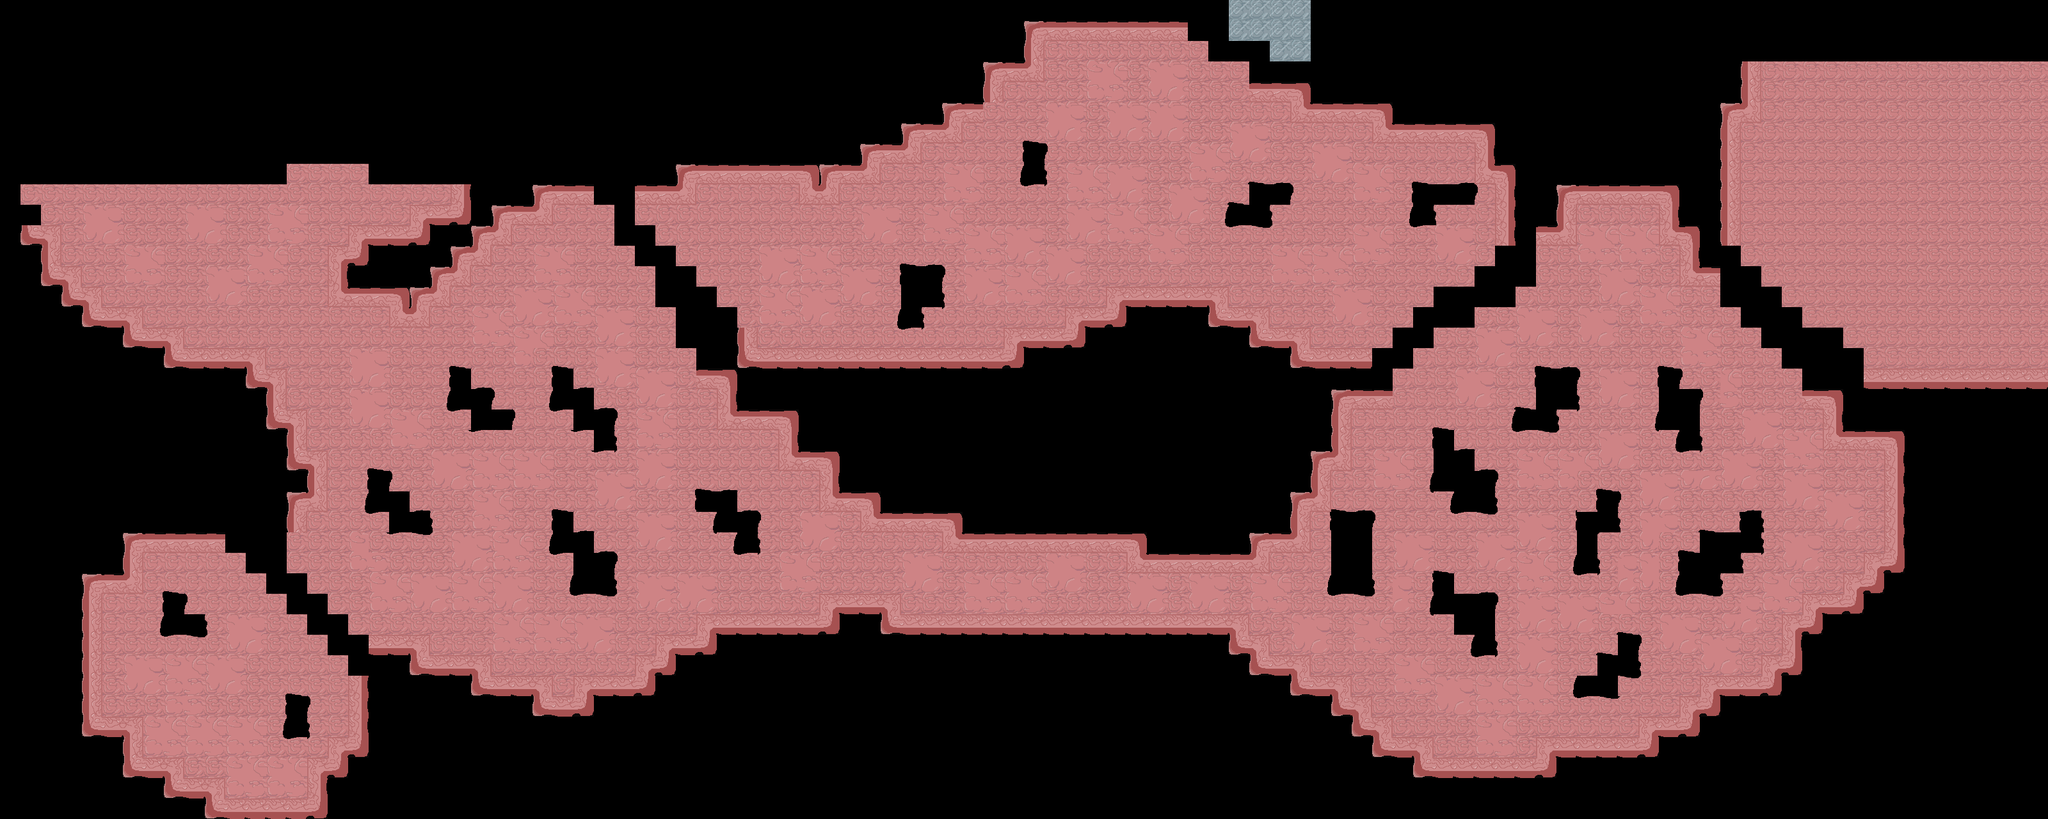

A level layout from a 2D game, rendered from its tile map. Below: a short description, then the map file with tile-grid data replaced by summaries:
An orthogonal 100x40 tile map with 32x32 px tiles, 6 tile layers (trou, Calque de Tuiles 1, portail1, portail4, ...), 4 hidden layers not drawn and 3 objects.

<map version="1.5" tiledversion="1.7.2" orientation="orthogonal" renderorder="right-down" width="100" height="40" tilewidth="32" tileheight="32" infinite="0" nextlayerid="12" nextobjectid="6">
 <editorsettings>
  <export target="map.json" format="json" />
 </editorsettings>
 <tileset firstgid="1" name="tileset" tilewidth="32" tileheight="32" tilecount="112" columns="16">
  <image source="assets/tileset.png" width="512" height="224" />
  <tile id="1">
   <properties>
    <property name="estSolide" type="bool" value="false" />
    <property name="trou" type="bool" value="true" />
   </properties>
  </tile>
  <tile id="2">
   <properties>
    <property name="portail4" type="bool" value="true" />
   </properties>
  </tile>
  <tile id="4">
   <properties>
    <property name="estSolide" type="bool" value="true" />
   </properties>
  </tile>
  <tile id="5">
   <properties>
    <property name="estSolide" type="bool" value="true" />
   </properties>
  </tile>
  <tile id="6">
   <properties>
    <property name="estSolide" type="bool" value="true" />
   </properties>
  </tile>
  <tile id="16">
   <properties>
    <property name="portail1" type="bool" value="true" />
   </properties>
  </tile>
  <tile id="17">
   <properties>
    <property name="estSolide" type="bool" value="true" />
   </properties>
  </tile>
  <tile id="18">
   <properties>
    <property name="portail3" type="bool" value="true" />
   </properties>
  </tile>
  <tile id="20">
   <properties>
    <property name="estSolide" type="bool" value="true" />
   </properties>
  </tile>
  <tile id="22">
   <properties>
    <property name="estSolide" type="bool" value="true" />
   </properties>
  </tile>
  <tile id="36">
   <properties>
    <property name="estSolide" type="bool" value="true" />
   </properties>
  </tile>
  <tile id="37">
   <properties>
    <property name="estSolide" type="bool" value="true" />
   </properties>
  </tile>
  <tile id="38">
   <properties>
    <property name="estSolide" type="bool" value="true" />
   </properties>
  </tile>
  <tile id="67">
   <properties>
    <property name="estSolide" type="bool" value="true" />
   </properties>
  </tile>
  <tile id="68">
   <properties>
    <property name="estSolide" type="bool" value="true" />
   </properties>
  </tile>
  <tile id="83">
   <properties>
    <property name="estSolide" type="bool" value="true" />
   </properties>
  </tile>
  <tile id="84">
   <properties>
    <property name="estSolide" type="bool" value="true" />
   </properties>
  </tile>
 </tileset>
 <imagelayer id="4" name="background" visible="0" opacity="0.37" offsetx="-586.326" offsety="-1684.21">
  <image source="assets/map_test_02.png" width="4500" height="3300" />
 </imagelayer>
 <imagelayer id="5" name="neurone" visible="0">
  <image source="assets/fond.png" width="128" height="96" />
 </imagelayer>
 <imagelayer id="6" name="neurone_1" visible="0" parallaxx="0.9" parallaxy="0.9">
  <image source="assets/neurone_1.png" width="128" height="96" />
 </imagelayer>
 <imagelayer id="7" name="neurone_2" visible="0" parallaxx="0.8" parallaxy="0.8">
  <image source="assets/neurone_2.png" width="128" height="96" />
 </imagelayer>
 <layer id="3" name="trou" width="100" height="40">
  <data>[4000 cells, 1551 non-empty, 1 distinct tile ids]</data>
 </layer>
 <layer id="1" name="Calque de Tuiles 1" width="100" height="40">
  <data>[4000 cells, 2080 non-empty, 35 distinct tile ids]</data>
 </layer>
 <layer id="8" name="portail1" width="100" height="40">
  <data>[4000 cells, 3 non-empty, 1 distinct tile ids]</data>
 </layer>
 <layer id="9" name="portail4" width="100" height="40">
  <data>[4000 cells, 16 non-empty, 1 distinct tile ids]</data>
 </layer>
 <layer id="10" name="portail3" width="100" height="40">
  <data>[4000 cells, 4 non-empty, 1 distinct tile ids]</data>
 </layer>
 <layer id="2" name="pont" width="100" height="40">
  <data>[4000 cells, 0 non-empty, 0 distinct tile ids]</data>
 </layer>
 <objectgroup id="11" name="monstres">
  <object id="1" gid="36" x="1727" y="224" width="32" height="32" />
  <object id="2" gid="36" x="1600" y="386" width="32" height="32" />
  <object id="4" gid="36" x="1984" y="417" width="32" height="32" />
 </objectgroup>
</map>
